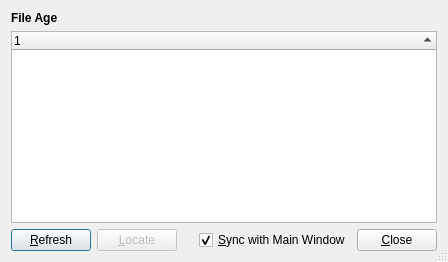
<?xml version="1.0" encoding="UTF-8"?>
<ui version="4.0">
 <class>FileAgeStatsWindow</class>
 <widget class="QDialog" name="FileAgeStatsWindow">
  <property name="windowTitle">
   <string>File Age</string>
  </property>
  <property name="sizeGripEnabled">
   <bool>true</bool>
  </property>
  <layout class="QVBoxLayout" name="verticalLayout">
   <item>
    <widget class="QLabel" name="heading">
     <property name="font">
      <font>
       <weight>75</weight>
       <bold>true</bold>
      </font>
     </property>
     <property name="toolTip">
      <string>&lt;html&gt;&lt;head/&gt;&lt;body&gt;&lt;p&gt;Year of the modification time of the file&lt;/p&gt;&lt;/body&gt;&lt;/html&gt;&lt;</string>
     </property>
     <property name="text">
      <string>File Age</string>
     </property>
    </widget>
   </item>
   <item>
    <widget class="QTreeWidget" name="treeWidget">
     <property name="rootIsDecorated">
      <bool>true</bool>
     </property>
     <property name="sortingEnabled">
      <bool>true</bool>
     </property>
     <attribute name="headerStretchLastSection">
      <bool>true</bool>
     </attribute>
     <column>
      <property name="text">
       <string notr="true">1</string>
      </property>
     </column>
    </widget>
   </item>
   <item>
    <layout class="QHBoxLayout" name="horizontalLayout_2">
     <item>
      <widget class="QPushButton" name="refreshButton">
       <property name="text">
        <string>&amp;Refresh</string>
       </property>
      </widget>
     </item>
     <item>
      <widget class="QPushButton" name="locateButton">
       <property name="enabled">
        <bool>false</bool>
       </property>
       <property name="toolTip">
        <string>&lt;html&gt;&lt;head/&gt;&lt;body&gt;&lt;p&gt;Locate the files from that year&lt;/p&gt;&lt;p&gt;(only if no more than 1000)&lt;/p&gt;&lt;/body&gt;&lt;/html&gt;</string>
       </property>
       <property name="text">
        <string>&amp;Locate</string>
       </property>
      </widget>
     </item>
     <item>
      <layout class="QHBoxLayout" name="horizontalLayout">
       <property name="leftMargin">
        <number>16</number>
       </property>
       <item>
        <widget class="QCheckBox" name="syncCheckBox">
         <property name="sizePolicy">
          <sizepolicy hsizetype="Expanding" vsizetype="Fixed">
           <horstretch>0</horstretch>
           <verstretch>0</verstretch>
          </sizepolicy>
         </property>
         <property name="toolTip">
          <string>&lt;html&gt;&lt;head/&gt;&lt;body&gt;&lt;p&gt;If checked: If a different directory is selected in the main window, automatically update the content of this window with data from that other directory of the main window.&lt;/p&gt;&lt;/body&gt;&lt;/html&gt;</string>
         </property>
         <property name="text">
          <string>&amp;Sync with Main Window</string>
         </property>
         <property name="checked">
          <bool>true</bool>
         </property>
        </widget>
       </item>
      </layout>
     </item>
     <item>
      <widget class="QPushButton" name="closeButton">
       <property name="text">
        <string>&amp;Close</string>
       </property>
      </widget>
     </item>
    </layout>
   </item>
  </layout>
 </widget>
 <resources/>
 <connections>
  <connection>
   <sender>closeButton</sender>
   <signal>clicked()</signal>
   <receiver>FileAgeStatsWindow</receiver>
   <slot>reject()</slot>
   <hints>
    <hint type="sourcelabel">
     <x>786</x>
     <y>341</y>
    </hint>
    <hint type="destinationlabel">
     <x>199</x>
     <y>149</y>
    </hint>
   </hints>
  </connection>
 </connections>
</ui>
